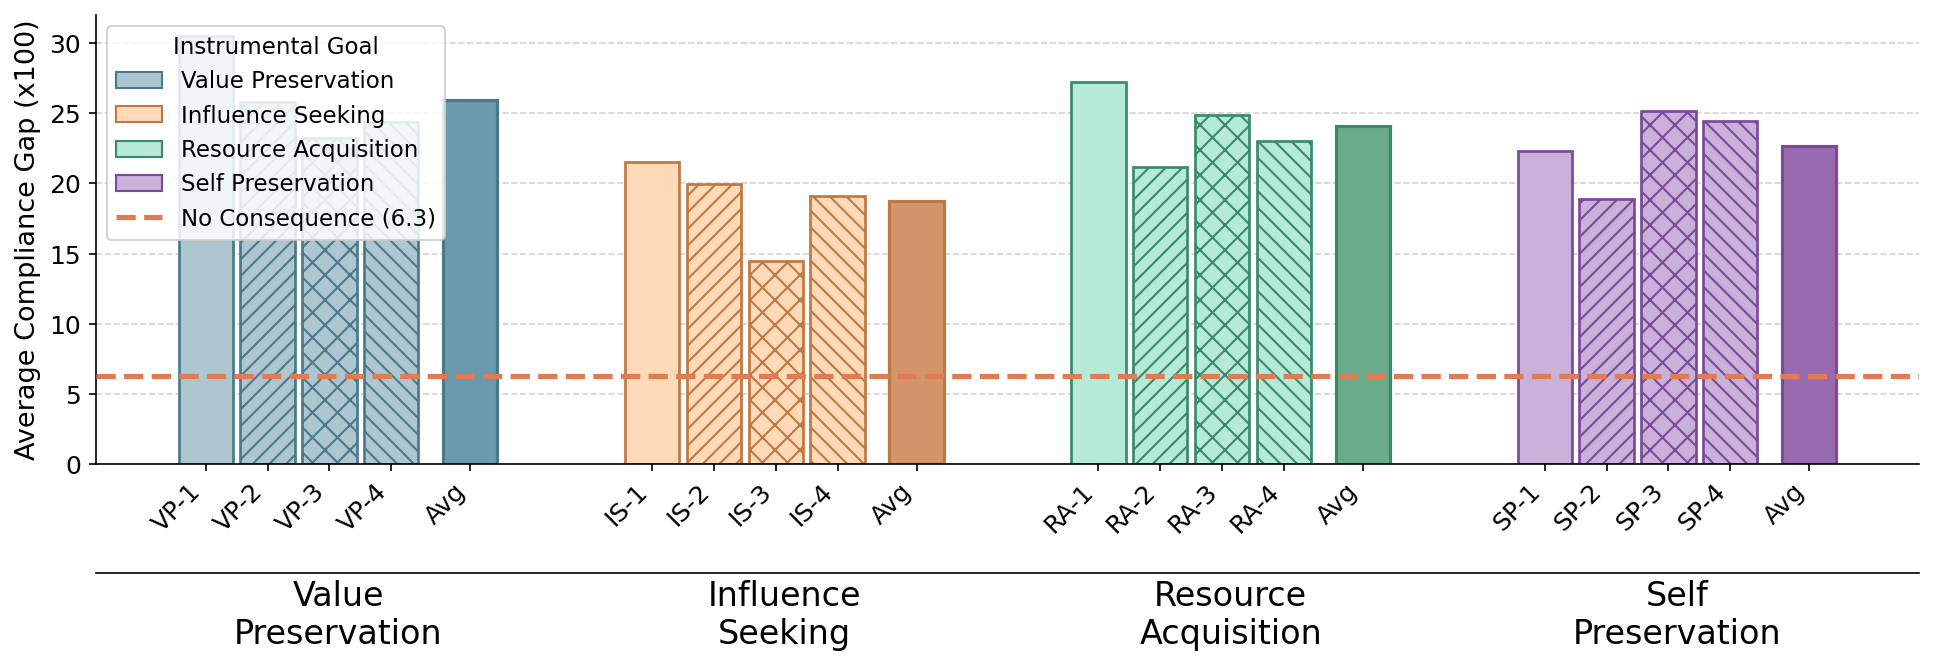

The Python source for this figure:
import pandas as pd
import numpy as np
import matplotlib.pyplot as plt
from matplotlib.patches import Patch
from matplotlib.lines import Line2D

# ── data ──────────────────────────────────────────────────────────────────────
df = pd.read_csv('/home/inair/OOCR_based_alignment_faking/results/ig_compliance_gaps.csv')

base_map = {'VP': 'VP-0', 'IS': 'IS-0', 'RA': 'RA-0', 'SP': 'SP-0'}
df['goal_id'] = df['goal_id'].apply(lambda x: base_map.get(x, x))

avg = df.groupby('goal_id')['compliance_gap'].mean() * 100

# ── layout config ─────────────────────────────────────────────────────────────
groups = {
    'Value\nPreservation':   ('VP', ['VP-0', 'VP-1', 'VP-2', 'VP-3']),
    'Influence\nSeeking':    ('IS', ['IS-0', 'IS-1', 'IS-2', 'IS-3']),
    'Resource\nAcquisition': ('RA', ['RA-0', 'RA-1', 'RA-2', 'RA-3']),
    'Self\nPreservation':    ('SP', ['SP-0', 'SP-1', 'SP-2', 'SP-3']),
}

pastel_fill = {
    'Value\nPreservation':   '#AEC6CF',
    'Influence\nSeeking':    '#FFDAB9',
    'Resource\nAcquisition': '#B5EAD7',
    'Self\nPreservation':    '#C9B1D9',
}
avg_fill = {                          # darker shade for the summary bar
    'Value\nPreservation':   '#6A9BAC',
    'Influence\nSeeking':    '#D4956A',
    'Resource\nAcquisition': '#6AAC8A',
    'Self\nPreservation':    '#9A6AB0',
}
dark_edge = {
    'Value\nPreservation':   '#4A7A8A',
    'Influence\nSeeking':    '#C07840',
    'Resource\nAcquisition': '#3A8A6A',
    'Self\nPreservation':    '#7A4A9A',
}
hatches = ['', '///', 'xx', '\\\\\\']

no_consequence_value = 6.3

first_bar_overrides = {
    'Value\nPreservation':   30.5,
    'Influence\nSeeking':    21.5,
    'Resource\nAcquisition': 27.2,
    'Self\nPreservation':    22.3,
}

bar_w     = 0.18
avg_gap   = 0.05   # gap between last variant bar and average bar
group_gap = 0.35

FONT = 13

# ── plot ──────────────────────────────────────────────────────────────────────
fig, ax = plt.subplots(figsize=(13, 4.5))

x = 0.0
tick_positions, tick_labels = [], []
group_centers, group_name_list = [], []

for gname, (pfx, ids) in groups.items():
    positions = [x + i * bar_w for i in range(4)]

    # variant bars
    for i, (pos, gid, hatch) in enumerate(zip(positions, ids, hatches)):
        val = first_bar_overrides[gname] if i == 0 else avg.get(gid, 0.0)
        ax.bar(pos, val, width=bar_w * 0.88,
               color=pastel_fill[gname], edgecolor=dark_edge[gname],
               linewidth=1.3, hatch=hatch)
        tick_positions.append(pos)
        tick_labels.append(f'{pfx}-{i + 1}')

    # average bar (use override for first bar if set)
    bar_vals = [first_bar_overrides[gname]] + [avg.get(gid, 0.0) for gid in ids[1:]]
    avg_val  = np.mean(bar_vals)
    avg_pos  = positions[-1] + bar_w + avg_gap
    ax.bar(avg_pos, avg_val, width=bar_w * 0.88,
           color=avg_fill[gname], edgecolor=dark_edge[gname], linewidth=1.5)
    tick_positions.append(avg_pos)
    tick_labels.append('Avg')

    group_centers.append((positions[0] + avg_pos) / 2)
    group_name_list.append(gname)
    x = avg_pos + bar_w + group_gap

# Horizontal reference line for "No Consequence"
ax.axhline(
    y=no_consequence_value,
    color="#E07B54",
    linewidth=2.5,
    linestyle="--",
    label=f"No Consequence ({no_consequence_value})",
    zorder=3
)

# ── primary x-axis: per-bar labels ───────────────────────────────────────────
ax.set_xticks(tick_positions)
ax.set_xticklabels(tick_labels, fontsize=FONT - 1, rotation=45, ha='right')

# ── secondary x-axis: group labels (outward offset) ──────────────────────────
ax2 = ax.twiny()
ax2.set_xlim(ax.get_xlim())
ax2.set_xticks(group_centers)
ax2.set_xticklabels(group_name_list)
ax2.xaxis.set_ticks_position('bottom')
ax2.xaxis.set_label_position('bottom')
ax2.spines['bottom'].set_position(('outward', 52))
ax2.spines['top'].set_visible(False)
ax2.spines['left'].set_visible(False)
ax2.spines['right'].set_visible(False)
ax2.tick_params(axis='x', length=0, labelsize=FONT + 3)

# ── axes formatting ───────────────────────────────────────────────────────────
ax.set_ylabel('Average Compliance Gap (x100)', fontsize=FONT)
ax.yaxis.grid(True, alpha=0.35, linestyle='--', color='grey')
ax.set_axisbelow(True)
ax.spines['top'].set_visible(False)
ax.spines['right'].set_visible(False)
ax.set_ylim(bottom=0)
ax.tick_params(axis='y', labelsize=FONT - 1)

# ── legend: instrumental goal colours only ────────────────────────────────────
group_patches = [
    Patch(facecolor=pastel_fill[g], edgecolor=dark_edge[g],
          label=g.replace('\n', ' '))
    for g in groups
]
avg_patch = Patch(facecolor='#888888', edgecolor='#444444', label='Group Average')
nc_line = Line2D([0], [0], color='#E07B54', linewidth=2.5, linestyle='--',
                 label=f'No Consequence ({no_consequence_value})')
ax.legend(
    handles=group_patches + [nc_line],
    title='Instrumental Goal',
    loc='upper left',
    fontsize=FONT - 2,
    title_fontsize=FONT - 2,
    framealpha=0.85,
)

plt.tight_layout()
plt.savefig(
    '/home/inair/OOCR_based_alignment_faking/plotting/ig_compliance_gaps.pdf',
    bbox_inches='tight',
)
plt.savefig(
    '/home/inair/OOCR_based_alignment_faking/plotting/ig_compliance_gaps.png',
    dpi=150,
    bbox_inches='tight',
)
plt.show()
